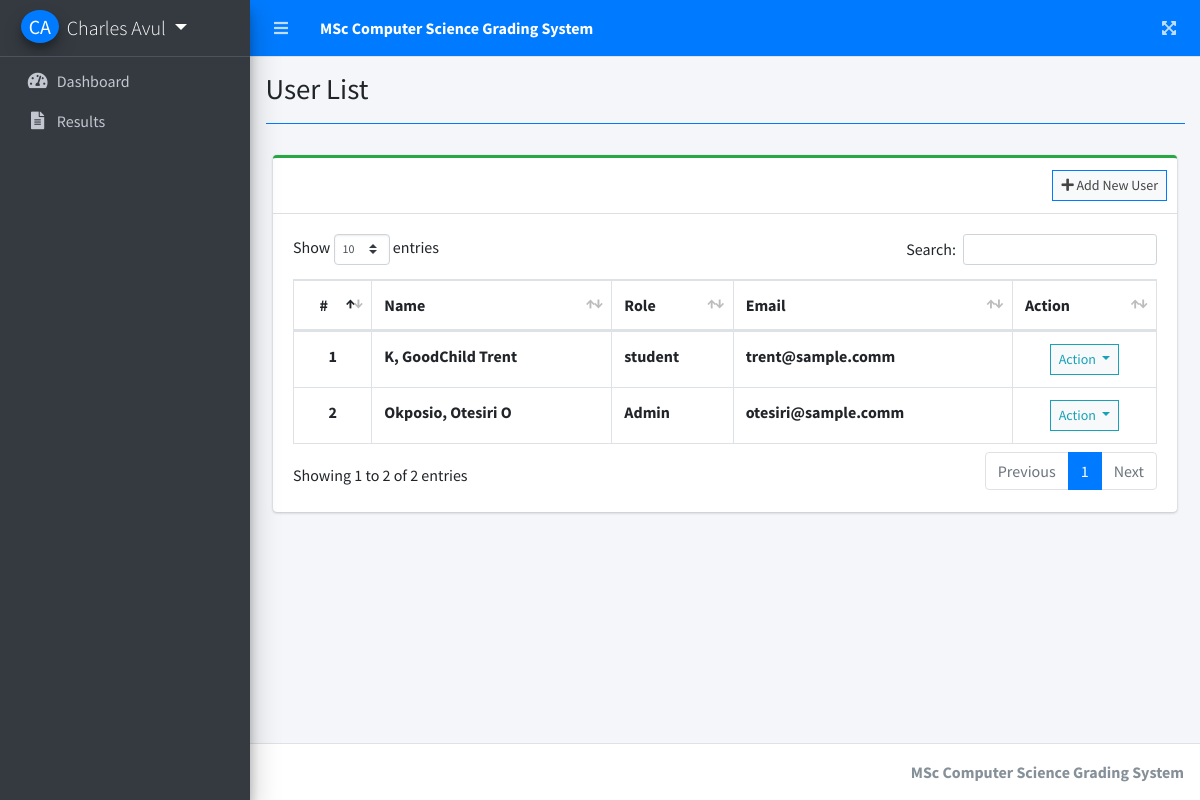
Screenshot of /index.php?page=user_list (signed in) with the database file from the repository.
### tables this page shows
CREATE TABLE `users` (
  `id` int(30) NOT NULL,
  `firstname` varchar(200) NOT NULL,
  `lastname` varchar(200) NOT NULL,
  `middlename` varchar(200) NOT NULL,
  `username` varchar(200) NOT NULL,
  `email` varchar(200) NOT NULL,
  `password` text NOT NULL,
  `user_type` int(1) NOT NULL DEFAULT 1,
  `date_created` datetime NOT NULL DEFAULT current_timestamp()
);

### user_list.php (the view, shortened to what this page needs)
<?php include'db_connect.php' ?>
<div class="col-lg-12">
	<div class="card card-outline card-success">
		<div class="card-header">
			<div class="card-tools">
				<a class="btn btn-block btn-sm btn-default btn-flat border-primary" href="./index.php?page=new_user"><i class="fa fa-plus"></i> Add New User</a>
			</div>
		</div>
		<div class="card-body">
			<table class="table tabe-hover table-bordered" id="list">
				<thead>
					<tr>
						<th class="text-center">#</th>
						<th>Name</th>
						<th>Role</th>
						<th>Email</th>
						<th>Action</th>
					</tr>
				</thead>
				<tbody>
					<?php
					$i = 1;
					$type = array("","Admin","Registrar","student");
					$qry = $conn->query("SELECT *,concat(lastname,', ',firstname,' ',middlename) as name FROM users order by concat(lastname,', ',firstname,' ',middlename) asc");
					while($row= $qry->fetch_assoc()):
					?>
					<tr>
						<th class="text-center"><?php echo $i++ ?></th>
						<td><b><?php echo ucwords($row['name']) ?></b></td>
						<td><b><?php echo $type[$row['user_type']] ?></b></td>
						<td><b><?php echo $row['email'] ?></b></td>
						<td class="text-center">
							<button type="button" class="btn btn-default btn-sm btn-flat border-info wave-effect text-info dropdown-toggle" data-toggle="dropdown" aria-expanded="true">
		                      Action
		                    </button>
						</td>
					</tr>
				<?php endwhile; ?>
				</tbody>
			</table>
		</div>
	</div>
</div>

### rows the page displays
users: name "K, GoodChild Trent", user_type "student", email "trent@sample.comm"
users: name "Okposio, Otesiri O", user_type "Admin", email "otesiri@sample.comm"

### other values shown
$_SESSION['system']['name'] "MSc Computer Science Grading System"
$_SESSION['login_firstname'].' '.$_SESSION['login_lastname'] "Charles Avul"
$title "User List"
